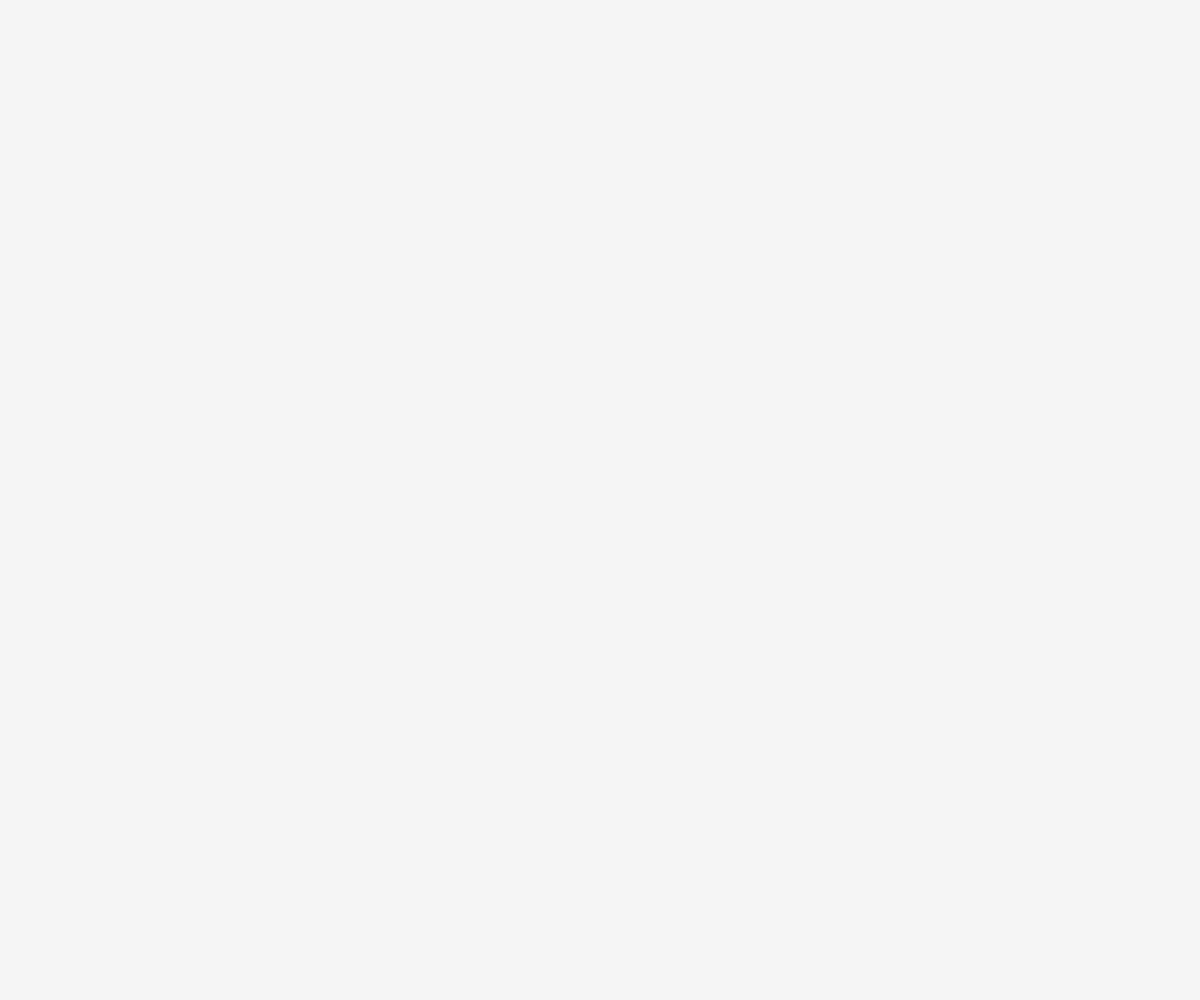
Frame 1 (no input)
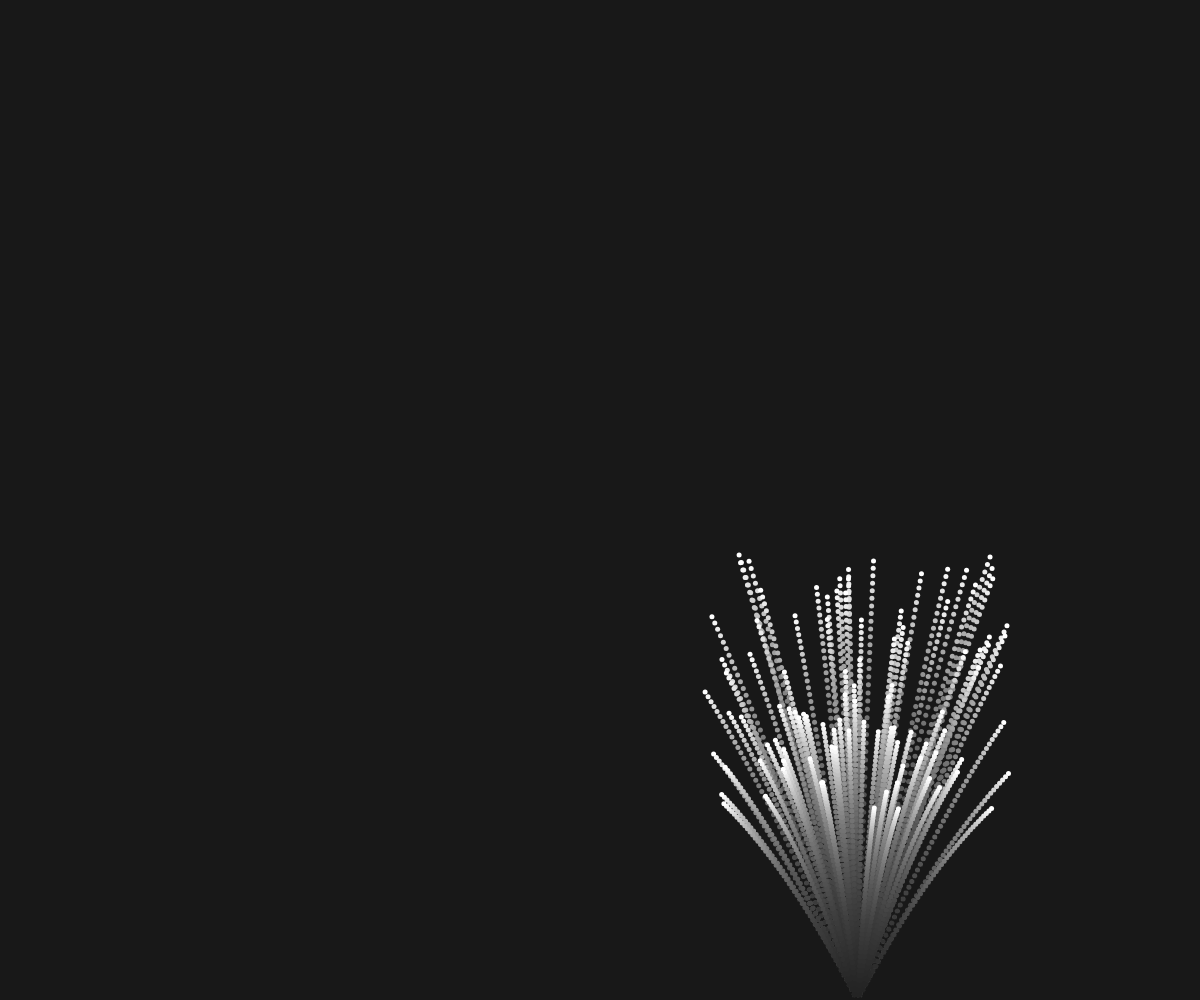
Frame 60 (no input)
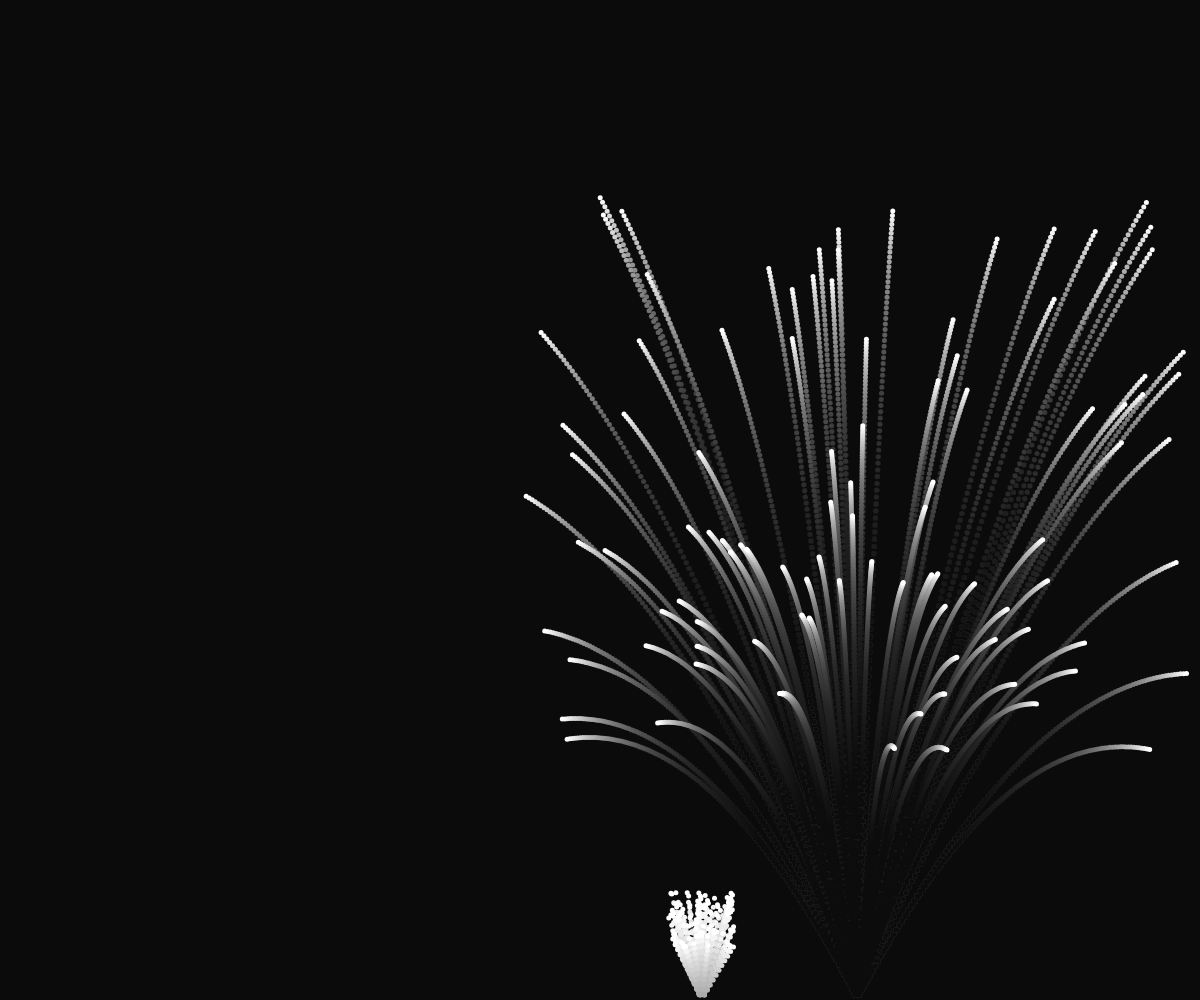
Frame 120 (the mouse pressed at the canvas centre since frame 60)

The p5.js sketch that drew these frames (run headless with seeded random() and noise() and a simulated clock; from frame 60 on, the mouse is pressed at the canvas centre):

// p5.js sketch
// ── sketch.js
let particles = [];

function setup() {
  createCanvas(windowWidth, windowHeight);
}

function draw() {
  background(0, 10);

  if(frameCount%100==10){
    const x = random(width);
    for(let i = 0; i < 100; i ++){
      particles.push(new Particle(x));
    }
  }

  for(let i in particles){
    particles[i].move();
    particles[i].display();
  }
}

class Particle {
  constructor(x){
    this.p = createVector(x, height);
    this.v = createVector(random(-3, 3), random(-5, -10));
  }

  move(){
    this.p.add(this.v);
    this.v.y += 0.05;
  }

  display(){
    fill(255);
    noStroke();
    circle(this.p.x, this.p.y, 5);
  }
}

class Easing {
  static easeInSine(x) {
    return 1 - Math.cos((x * Math.PI) / 2);
  }

  static easeOutSine(x) {
    return Math.sin((x * Math.PI) / 2);
  }

  static easeInOutSine(x) {
    return -(Math.cos(Math.PI * x) - 1) / 2;
  }

  static easeInQuad(x) {
    return x * x;
  }

  static easeOutQuad(x) {
    return 1 - (1 - x) * (1 - x);
  }

  static easeInOutQuad(x) {
    return x < 0.5 ? 2 * x * x : 1 - Math.pow(-2 * x + 2, 2) / 2;
  }

  static easeInCubic(x) {
    return x * x * x;
  }

  static easeOutCubic(x) {
    return 1 - Math.pow(1 - x, 3);
  }

  static easeInOutCubic(x) {
    return x < 0.5 ? 4 * x * x * x : 1 - Math.pow(-2 * x + 2, 3) / 2;
  }

  static easeInQuart(x) {
    return x * x * x * x;
  }

  static easeOutQuart(x) {
    return 1 - Math.pow(1 - x, 4);
  }

  static easeInOutQuart(x) {
    return x < 0.5 ? 8 * x * x * x * x : 1 - Math.pow(-2 * x + 2, 4) / 2;
  }

  static easeInQuint(x) {
    return x * x * x * x * x;
  }

  static easeOutQuint(x) {
    return 1 - Math.pow(1 - x, 5);
  }

  static easeInOutQuint(x) {
    return x < 0.5 ? 16 * x * x * x * x * x : 1 - Math.pow(-2 * x + 2, 5) / 2;
  }

  static easeInExpo(x) {
    return x === 0 ? 0 : Math.pow(2, 10 * x - 10);
  }

  static easeOutExpo(x) {
    return x === 1 ? 1 : 1 - Math.pow(2, -10 * x);
  }

  static easeInOutExpo(x) {
    return x === 0 ?
      0 :
      x === 1 ?
      1 :
      x < 0.5 ?
      Math.pow(2, 20 * x - 10) / 2 :
      (2 - Math.pow(2, -20 * x + 10)) / 2;
  }

  static easeInCirc(x) {
    return 1 - Math.sqrt(1 - Math.pow(x, 2));
  }

  static easeOutCirc(x) {
    return Math.sqrt(1 - Math.pow(x - 1, 2));
  }

  static easeInOutCirc(x) {
    return x < 0.5 ?
      (1 - Math.sqrt(1 - Math.pow(2 * x, 2))) / 2 :
      (Math.sqrt(1 - Math.pow(-2 * x + 2, 2)) + 1) / 2;
  }

  static easeOutBack(x) {
    const c1 = 1.70158;
    const c3 = c1 + 1;
    return 1 + c3 * Math.pow(x - 1, 3) + c1 * Math.pow(x - 1, 2);
  }

  static easeInOutBack(x) {
    const c1 = 1.70158;
    const c2 = c1 * 1.525;
    return x < 0.5 ?
      (Math.pow(2 * x, 2) * ((c2 + 1) * 2 * x - c2)) / 2 :
      (Math.pow(2 * x - 2, 2) * ((c2 + 1) * (x * 2 - 2) + c2) + 2) / 2;
  }
}

const colorPalletes = [
  {
    name: "DeepEmeraldGold",
    colors: ["#005e55", "#fff9bf", "#edb50c", "#b8003d", "#5e001f"],
  },
  {
    name: "WarmRainbow",
    colors: ["#01204E", "#028391", "#F6DCAC", "#FAA968", "#F85525"],
  },
  {
    name: "ChocolateAndCream",
    colors: ["#D54751", "#EF9A48", "#FFFCC7", "#4DA394", "#59322B"],
  },
  {
    name: "PopArt",
    colors: ["#241965", "#653993", "#9F4094", "#B73D6E", "#F19406"],
  },
  {
    name: "DeepEmeraldGold",
    colors: ["#F87523", "#FFC31B", "#E7DCC9", "#1DB7B9", "#126D68"],
  },
  {
    name: "GreenPink",
    colors: ["#01B999", "#FAB3B3", "#DC958F", "#A1D8CE", "#F1FAF7"],
  },
  {
    name: "NatureTranquility",
    colors: ["#106A6B", "#07374B", "#CAB381", "#E9E0CE"],
  },
  {
    name: "VibrantHarmony",
    colors: ["#F15946", "#5681CB", "#FAAA2D", "#296647", "#453945"],
  },
  {
    name: "Serenity Bliss",
    colors: ["#FFB4B8", "#EF4B28", "#0A563A", "#FFBC54", "#ECE9E0"],
  }
];
